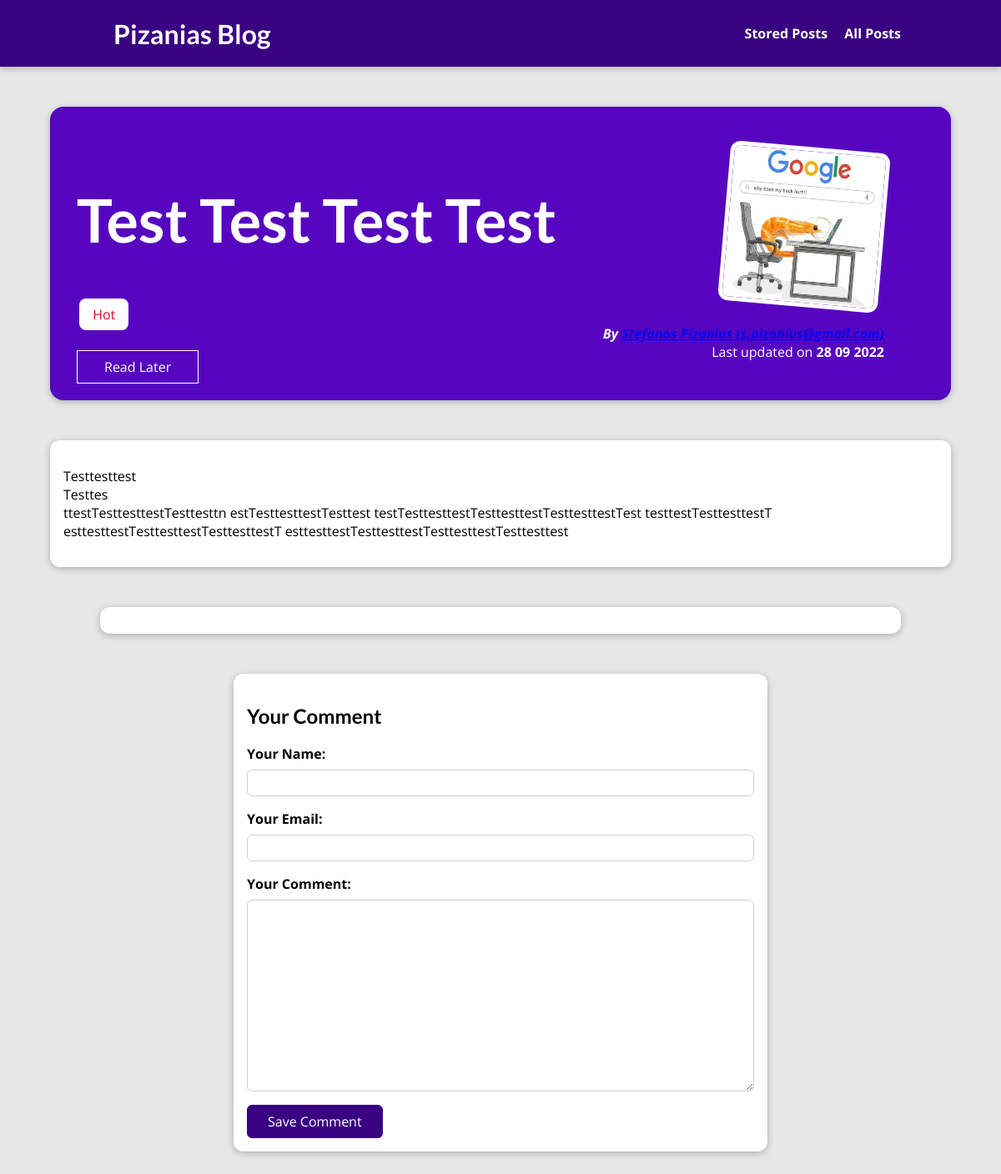
The page /posts/test-test on the database its author committed.
### blog/models.py (models this page shows, shortened)
class Post(models.Model):
    title = models.CharField(max_length=150)
    excerpt = models.CharField(max_length=200)
    image = models.ImageField(upload_to="posts", null=True)
    date = models.DateField(auto_now=True)
    slug = models.SlugField(unique=True, db_index=True)
    content = models.TextField(validators=[MinLengthValidator(10)])
    author = models.ForeignKey(Author, on_delete=models.SET_NULL, null=True,  related_name="posts")
    tags = models.ManyToManyField(Tag)

class Tag(models.Model):
    caption = models.CharField(max_length=20)

class Author(models.Model):
    first_name = models.CharField(max_length=100)
    last_name = models.CharField(max_length=100)
    email_address = models.EmailField()
    def full_name(self):
        return f"{self.first_name} {self.last_name}"
    def __str__(self):
        return f"{self.full_name()} ({self.email_address})"

### blog/views.py (the view, shortened to what this page needs)
# urls.py: path("posts/<slug:slug>", views.SinglePostView.as_view(), name="post-detail-page"),
class SinglePostView(View):
    def is_stored_post(self, request, post_id):
        stored_posts = request.session.get("stored_posts")
        if stored_posts is not None:
            is_saved_for_later = post_id in stored_posts
        else:
            is_saved_for_later = False
        return is_saved_for_later
    def get(self, request, slug):
        post = Post.objects.get(slug=slug)
        context = {
            "post": post,
            "post_tags": post.tags.all(),
            "comment_form": CommentForm(),
            "comments": post.comments.all().order_by("-id"),
            "saved_for_later": self.is_stored_post(request, post.id)
        }
        return render(request, "blog/post-detail.html", context)

### blog/forms.py
class CommentForm(forms.ModelForm):
    class Meta:
        model = Comment
        exclude = ["post"]
        labels = {
            "user_name": "Your Name",
            "user_email": "Your Email",
            "text": "Your Comment"
        }

### blog/templates/blog/post-detail.html (shortened to what this page needs)
{% extends "base.html" %}
{% load static %}
{% block css_files %}
    <link rel="stylesheet" href="{% static "blog/post-detail.css" %}"/>
{% endblock %}
{% block content %}
    <section id="summary">
        <h2>{{ post.title }}</h2>
        <div>
            {% for tag in post_tags %}
                <span class="tag"> {{ tag.caption }} </span>
            {% endfor %}
        </div>
        <div id="read-later">
            <form action="{% url "read-later" %}" method="post">
                <button>
                    {% if saved_for_later %}
                        Remove from "Read Later" List
                    {% else %}
                        Read Later
                    {% endif %}
                </button>
            </form>
        </div>
        <article>
            <img src="{{ post.image.url }}" alt="{{ post.title}}"/>
            <address>By <a href="mailto:{{ post.author.email_address }}"> {{ post.author}}</a></address>
            <div>
                Last updated on <time>{{ post.date|date:"d m Y" }}</time>
            </div>
        </article>
    </section>
    <main>
        {{ post.content|linebreaks }}
    </main>
    <section id="comments">
    </section>
    <section id="comment-form">
        <h2>Your Comment</h2>
        <form action="{% url "post-detail-page" post.slug %}" method="post">
            {% for form_field in comment_form %}
                <div class="form-control {% if form_field.errors %} invalid {% endif %}">
                    {{ form_field.label_tag }}
                    {{ form_field }}
                </div>
            {% endfor %}
            <button>Save Comment</button>
        </form>
    </section>
{% endblock %}

### static/app.css (style rules this page uses)
* { box-sizing: border-box; }
html { font-family: 'Open Sans', 'Lato', sans-serif; }
body { margin: 0; }
h1, h2, h3 { font-family: 'Lato', sans-serif; font-weight: bold; }

### blog/static/blog/post-detail.css (style rules this page uses)
body { background-color: #e7e7e7; }
#summary { margin: 8rem auto 3rem auto; padding: 2rem; width: 90%; max-width: 90rem; border-radius: 16px; background-color: #5706c0; position: relative; box-shadow: 0 2px 8px rgba(0, 0, 0, 0.25); height: 22rem; }
#summary h2 { color: white; font-size: 4.5rem; }
#summary article { position: absolute; top: 2rem; right: 3rem; padding: 1rem 2rem; border-radius: 12px; text-align: right; color: white; }
#summary article img { width: 12rem; height: 12rem; border-radius: 12px; transform: rotateZ(5deg); border: 5px solid white; margin-bottom: 1rem; }
#summary address { font-weight: bold; }
#summary time { font-weight: bold; }
#read-later { margin: 2rem 0; }
#read-later button { background-color: transparent; border: 1px solid white; padding: 0.5rem 2rem; font: inherit; color: white; cursor: pointer; }
main { width: 90%; max-width: 90rem; margin: 3rem auto; background-color: white; padding: 1rem; border-radius: 12px; box-shadow: 0 2px 8px rgba(0, 0, 0, 0.25); }
.tag { margin: 0.2rem; background-color: white; color: #dd0525; padding: 0.5rem 1rem; border-radius: 8px; }
#comment-form { margin: 3rem auto; width: 90%; max-width: 40rem; border-radius: 12px; background-color: white; box-shadow: 0 2px 8px rgba(0, 0, 0, 0.25); padding: 1rem; }
#comment-form button { font: inherit; background-color: #390281; color: white; border: 1px solid #390281; padding: 0.5rem 1.5rem; border-radius: 6px; cursor: pointer; }
.form-control { margin-bottom: 1rem; }
.form-control label { font-weight: bold; margin-bottom: 0.5rem; display: block; }
.form-control input, .form-control textarea { display: block; width: 100%; font: inherit; padding: 0.25rem; border-radius: 6px; border: 1px solid #ccc; }
#comments { margin: 3rem auto; width: 90%; max-width: 60rem; border-radius: 12px; background-color: white; box-shadow: 0 2px 8px rgba(0, 0, 0, 0.25); padding: 1rem 2rem; }

### rows shown on the page
Post: title "Test Test Test Test", image (picture), author "Stefanos Pizanias (s.pizanius@gmail.com)", date "28 09 2022", content "Testtesttest Testtes ttestTesttesttestTesttesttn estTesttesttestTesttest testTesttesttestTesttesttestTesttesttestTest testtestTesttesttestT esttesttestTesttesttestTesttesttestT esttesttestTesttesttestTesttesttestTesttesttest"
Tag: caption "Hot"
